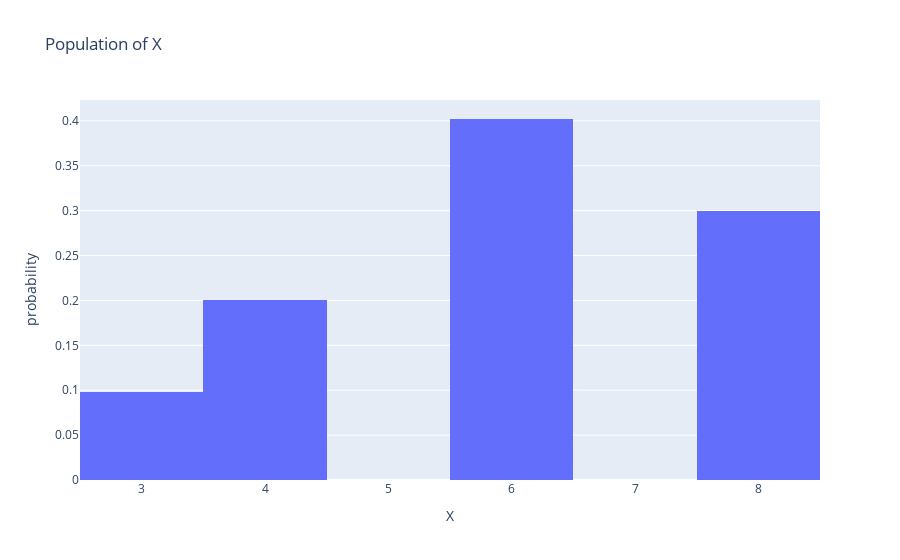

Source (notebook cell):
### Markdown cell above
<br/>

Compare this to our **original population** (N = 80,000):

### Code cell
px.histogram(sim_df, x="X", histnorm="probability", title="Population of X")

### Figure 1 — Plotly figure (JSON) as saved in the notebook; plotly's stock layout.template omitted (floating-point values rounded to 4 significant figures; data arrays with more than 128 entries replaced by an {"elided": "..."} marker saying what was removed)
{"data": [{"bingroup": "x", "histnorm": "probability", "hovertemplate": "X=%{x}<br>probability=%{y}<extra></extra>", "legendgroup": "", "marker": {"color": "#636efa", "pattern": {"shape": ""}}, "name": "", "orientation": "v", "showlegend": false, "type": "histogram", "x": {"elided": "80000 int values"}, "xaxis": "x", "yaxis": "y"}], "layout": {"barmode": "relative", "legend": {"tracegroupgap": 0}, "title": {"text": "Population of X"}, "xaxis": {"anchor": "y", "domain": [0, 1], "title": {"text": "X"}}, "yaxis": {"anchor": "x", "domain": [0, 1], "title": {"text": "probability"}}}}
